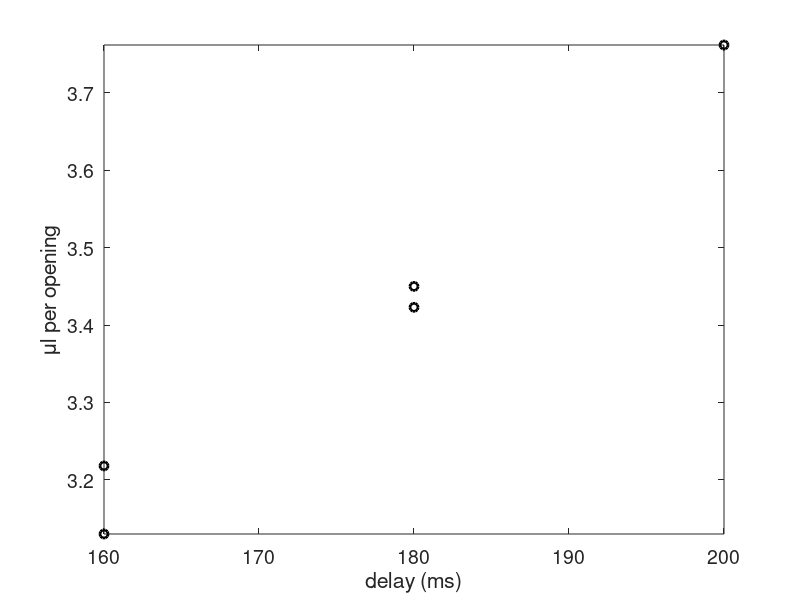

Here is the MATLAB script that generated this plot: (Note: this script raises an error after producing the figure.)
%% 14 Feb 2022 solenoid calibration 
baseline_weight = 1.1308;
n = [100 100 100 100 100]; % number of valve openings
delay = [160 160 180 180 200]; % ms
weight = [1.4526 1.4438 1.4731 1.4758 1.5070]; % weight with water from testing
ul_opening = zeros(size(weight));
for ii = 1:length(delay)
    ul_opening(ii) = (weight(ii)-baseline_weight)/n(ii)*1000;
end

figure
[~,i] = sort(delay);
plot(delay(i),ul_opening(i),'ok','LineWidth',2)
set(gca,'FontSize',14)
xlabel('delay (ms)')
ylabel('\mul per opening')
axis tight

mdl = fitlm(delay,ul_opening);
pred_x = (50:1:250)';
pred_ul = predict(mdl,pred_x);
hold on;
plot(pred_x,pred_ul,'r-','LineWidth',2)

fprintf('closest to 5 ul: %d ms\n',pred_x(knnsearch(pred_ul,5)))

%% 07 Feb 2022 solenoid calibration 
baseline_weight = 1.1307;
n = [100 100]; % number of valve openings
delay = [150 170]; % ms
weight = [1.5187 1.5592]; % weight with water from testing
ul_opening = zeros(size(weight));
for ii = 1:length(delay)
    ul_opening(ii) = (weight(ii)-baseline_weight)/n(ii)*1000;
end

figure
[~,i] = sort(delay);
plot(delay(i),ul_opening(i),'ok','LineWidth',2)
set(gca,'FontSize',14)
xlabel('delay (ms)')
ylabel('\mul per opening')
axis tight

mdl = fitlm(delay,ul_opening);
pred_x = (50:1:250)';
pred_ul = predict(mdl,pred_x);
hold on;
plot(pred_x,pred_ul,'r-','LineWidth',2)

fprintf('closest to 5 ul: %d ms\n',pred_x(knnsearch(pred_ul,5)))


%% 27 Jan 2022 solenoid calibration after leak fixed
baseline_weight = 1.1307;
n = [100 100]; % number of valve openings
delay = [150 160]; % ms
weight = [1.5951 1.6169]; % weight with water from testing
ul_opening = zeros(size(weight));
for ii = 1:length(delay)
    ul_opening(ii) = (weight(ii)-baseline_weight)/n(ii)*1000;
end

figure
[~,i] = sort(delay);
plot(delay(i),ul_opening(i),'ok','LineWidth',2)
set(gca,'FontSize',14)
xlabel('delay (ms)')
ylabel('\mul per opening')
axis tight

mdl = fitlm(delay,ul_opening);
pred_x = (50:1:200)';
pred_ul = predict(mdl,pred_x);
hold on;
plot(pred_x,pred_ul,'r-','LineWidth',2)

fprintf('closest to 5 ul: %d ms\n',pred_x(knnsearch(pred_ul,5)))

%% 19 Jan 2022 solenoid calibration after leak fixed
baseline_weight = 1.1308;
n = [100 100 100]; % number of valve openings
delay = [135 135 150]; % ms
weight = [1.5148 1.5517 1.6436]; % weight with water from testing
ul_opening = zeros(size(weight));
for ii = 1:length(delay)
    ul_opening(ii) = (weight(ii)-baseline_weight)/n(ii)*1000;
end

figure
[~,i] = sort(delay);
plot(delay(i),ul_opening(i),'ok','LineWidth',2)
set(gca,'FontSize',14)
xlabel('delay (ms)')
ylabel('\mul per opening')
axis tight

mdl = fitlm(delay,ul_opening);
pred_x = (50:1:200)';
pred_ul = predict(mdl,pred_x);
hold on;
plot(pred_x,pred_ul,'r-','LineWidth',2)

fprintf('closest to 5 ul: %d ms\n',pred_x(knnsearch(pred_ul,5)))

%% 10 Dec 2021 solenoid calibration after leak fixed
baseline_weight = 1.1305;
n = [100 100 100 100]; % number of valve openings
delay = [100 50 150 135]; % ms
weight = [1.5494 1.4224 1.6697 1.6292]; % weight with water from testing
ul_opening = zeros(size(weight));
for ii = 1:length(delay)
    ul_opening(ii) = (weight(ii)-baseline_weight)/n(ii)*1000;
end

figure
[~,i] = sort(delay);
plot(delay(i),ul_opening(i),'ok','LineWidth',2)
set(gca,'FontSize',14)
xlabel('delay (ms)')
ylabel('\mul per opening')
axis tight

mdl = fitlm(delay,ul_opening);
pred_x = (50:5:200)';
pred_ul = predict(mdl,pred_x);
hold on;
plot(pred_x,pred_ul,'r-','LineWidth',2)

%% 10 Dec 2021 solenoid calibration
baseline_weight = 1.1305;
n = [200 200 100 100 100 100 100]; % number of valve openings
delay = [50 100 120 80 100 150 100]; % ms
weight = [1.6178 1.9065 1.5562 1.4535 1.4982 1.6128 1.5494]; % weight with water from testing
ul_opening = zeros(size(weight));
for ii = 1:length(delay)
    ul_opening(ii) = (weight(ii)-baseline_weight)/n(ii)*1000;
end

figure
[~,i] = sort(delay);
plot(delay(i),ul_opening(i),'ok','LineWidth',2)
set(gca,'FontSize',14)
xlabel('delay (ms)')
ylabel('\mul per opening')
axis tight

mdl = fitlm(delay,ul_opening);
pred_x = (50:5:200)';
pred_ul = predict(mdl,pred_x);
hold on;
plot(pred_x,pred_ul,'r-','LineWidth',2)
